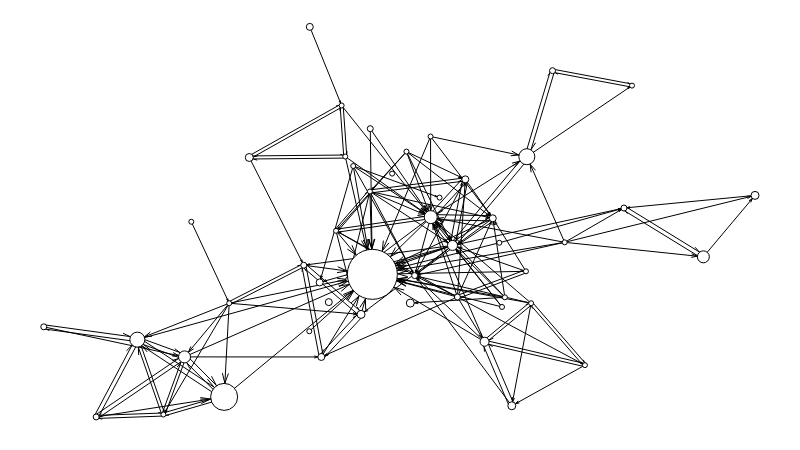

Notebook code for this chart:
### Code cell
time1 = '2019-11-11 17:00:00'
time2 = '2019-11-11 17:10:00'
game = '21779' # LOL

g1, sizes1 = make_time_graph(connection,time1,time2,game)
g1.scale_nodes_size(sizes1)
g1.move('kamada_kawai')
g1.label_nodes()
g1.set_all_nodes('labpos', 'hover')
g1.draw()

### Figure 1 — Plotly figure (JSON) as saved in the notebook; plotly's stock layout.template omitted (floating-point values rounded to 4 significant figures; data arrays with more than 128 entries replaced by an {"elided": "..."} marker saying what was removed)
{"data": [{"hoverinfo": "none", "line": {"color": "rgb(127, 127, 127)", "dash": "solid", "width": 0}, "mode": "lines", "type": "scatter", "uid": "fb05a254-fa73-4500-b3a6-23cda4b92e18", "x": [0.4982, 0.4982, null, 0, 1, null], "y": [0, 1, null, 0.4284, 0.4284, null]}, {"hoverinfo": "none", "line": {"color": "rgb(0, 0, 0)", "dash": "solid", "width": 1}, "mode": "lines", "type": "scatter", "uid": "d5d1daec-20d1-47e9-b9ba-21723ca212a5", "x": {"elided": "1344 float values"}, "y": {"elided": "1344 float values"}}, {"hoverinfo": "text", "marker": {"color": "rgb(255, 255, 255)", "line": {"color": "rgb(0, 0, 0)", "width": 1}, "size": 5, "symbol": "circle"}, "mode": "markers", "text": ["PG_Esports", "RandomBruceTV", "rhobalas_lol", "kev1nTV", "AdcShiiro", "yznb", "FabulousN", "RezoneGAMES", "ThaldrinLol", "OnlyGerier", "AdamKissAK", "PanunuLoL", "하로맨", "ClovaoBengala", "PinkWardlol", "피닉스박1", "순당무", "박옥자누나", "Metaphor", "Rakyz", "rainbrain", "Flanalistaa"], "textfont": {"color": "rgb(0, 0, 0)"}, "textposition": "middle center", "type": "scatter", "uid": "afafaaba-10ed-476a-b9a1-9415483bc82e", "x": [0.6405, 0.6443, 0.7324, 0.827, 0.5565, 0.4898, 0.4239, 0.5099, 0.4188, 0.4351, 0.5438, 0.4109, 0.2075, 0.6853, 0.4585, 0.2607, 0.3734, 0.1682, 0.4282, 0.678, 0.6483, 0.7609], "y": [0.4465, 0.282, 0.4477, 0.8495, 0.5623, 0.6238, 0.6675, 0.6802, 0.7984, 0.6434, 0.719, 0.4772, 0.5004, 0.2915, 0.578, 0.2915, 0.2196, 0.006176, 0.3532, 0.3733, 0.3067, 0.1327]}, {"hoverinfo": "text", "marker": {"color": "rgb(255, 255, 255)", "line": {"color": "rgb(0, 0, 0)", "width": 1}, "size": 12, "symbol": "circle"}, "mode": "markers", "text": ["Solary", "서새봄냥"], "textfont": {"color": "rgb(0, 0, 0)"}, "textposition": "middle center", "type": "scatter", "uid": "11162b2f-0e8c-4d7c-8175-2b5d72e3a25b", "x": [0.9274, 0.1979], "y": [0.4105, 0.1539]}, {"hoverinfo": "text", "marker": {"color": "rgb(255, 255, 255)", "line": {"color": "rgb(0, 0, 0)", "width": 1}, "size": 8, "symbol": "circle"}, "mode": "markers", "text": ["Corobizar", "pankylol", "スタンミ", "yeTz", "clid"], "textfont": {"color": "rgb(0, 0, 0)"}, "textposition": "middle center", "type": "scatter", "uid": "c77a331d-6a24-45a8-b589-5beafe70712c", "x": [1, 0.289, 0.5154, 0.6581, 0.4461], "y": [0.5679, 0.6652, 0.2919, 0.02861, 0.2629]}, {"hoverinfo": "text", "marker": {"color": "rgb(255, 255, 255)", "line": {"color": "rgb(0, 0, 0)", "width": 1}, "size": 6, "symbol": "circle"}, "mode": "markers", "text": ["Broeki1", "OgamingLoL", "Opat04", "루시아", "인간젤리", "grafo", "lol_Khan", "imaqtpie"], "textfont": {"color": "rgb(0, 0, 0)"}, "textposition": "middle center", "type": "scatter", "uid": "ebead4f1-0817-43af-a711-f80ef8caeb9e", "x": [0.7154, 0.8158, 0.4591, 0, 0.07368, 0.5816, 0.3656, 0.5215], "y": [0.8877, 0.5356, 0.7391, 0.231, 0, 0.3074, 0.389, 0.3623]}, {"hoverinfo": "text", "marker": {"color": "rgb(255, 255, 255)", "line": {"color": "rgb(0, 0, 0)", "width": 1}, "size": 16, "symbol": "circle"}, "mode": "markers", "text": ["NoWay4u_Sir"], "textfont": {"color": "rgb(0, 0, 0)"}, "textposition": "middle center", "type": "scatter", "uid": "11b5656b-2b6b-4d67-afdb-27a363aa4f91", "x": [0.6792], "y": [0.6671]}, {"hoverinfo": "text", "marker": {"color": "rgb(255, 255, 255)", "line": {"color": "rgb(0, 0, 0)", "width": 1}, "size": 7, "symbol": "circle"}, "mode": "markers", "text": ["AzunyanOzge", "Werlyb", "SoloRenektonOnly", "西門夜說", "테디이", "Shiphtur"], "textfont": {"color": "rgb(0, 0, 0)"}, "textposition": "middle center", "type": "scatter", "uid": "26d630a7-3b98-451d-8597-e3030f00c7a7", "x": [0.3741, 0.3879, 0.5927, 0.4007, 0.3903, 0.6313], "y": [1, 0.3449, 0.609, 0.2944, 0.1538, 0.5093]}, {"hoverinfo": "text", "marker": {"color": "rgb(255, 255, 255)", "line": {"color": "rgb(0, 0, 0)", "width": 1}, "size": 15, "symbol": "circle"}, "mode": "markers", "text": ["얍얍"], "textfont": {"color": "rgb(0, 0, 0)"}, "textposition": "middle center", "type": "scatter", "uid": "b2e5a832-ea4e-4b84-b45a-22ce3f60c8d1", "x": [0.1316], "y": [0.1982]}, {"hoverinfo": "text", "marker": {"color": "rgb(255, 255, 255)", "line": {"color": "rgb(0, 0, 0)", "width": 1}, "size": 27, "symbol": "circle"}, "mode": "markers", "text": ["한동숙"], "textfont": {"color": "rgb(0, 0, 0)"}, "textposition": "middle center", "type": "scatter", "uid": "e1d2506a-4e42-4729-9fd7-e242851bdb3f", "x": [0.2536], "y": [0.05137]}, {"hoverinfo": "text", "marker": {"color": "rgb(255, 255, 255)", "line": {"color": "rgb(0, 0, 0)", "width": 1}, "size": 10, "symbol": "circle"}, "mode": "markers", "text": ["IWillDominate"], "textfont": {"color": "rgb(0, 0, 0)"}, "textposition": "middle center", "type": "scatter", "uid": "b4c34d15-9bf8-468e-86c7-08bc2f566cef", "x": [0.5747], "y": [0.4396]}, {"hoverinfo": "text", "marker": {"color": "rgb(255, 255, 255)", "line": {"color": "rgb(0, 0, 0)", "width": 1}, "size": 50, "symbol": "circle"}, "mode": "markers", "text": ["Faker"], "textfont": {"color": "rgb(0, 0, 0)"}, "textposition": "middle center", "type": "scatter", "uid": "14e4c8a6-1f3e-4348-a08a-348aebcebac2", "x": [0.462], "y": [0.3656]}, {"hoverinfo": "text", "marker": {"color": "rgb(255, 255, 255)", "line": {"color": "rgb(0, 0, 0)", "width": 1}, "size": 13, "symbol": "circle"}, "mode": "markers", "text": ["TFBlade"], "textfont": {"color": "rgb(0, 0, 0)"}, "textposition": "middle center", "type": "scatter", "uid": "e13f0f12-2cab-478f-8d71-e092d6047a4b", "x": [0.5441], "y": [0.5123]}, {"hoverinfo": "text", "marker": {"color": "rgb(255, 255, 255)", "line": {"color": "rgb(0, 0, 0)", "width": 1}, "size": 9, "symbol": "circle"}, "mode": "markers", "text": ["jovirone"], "textfont": {"color": "rgb(0, 0, 0)"}, "textposition": "middle center", "type": "scatter", "uid": "325d0ee8-436a-454d-84da-34be38e6db4a", "x": [0.6198], "y": [0.1928]}, {"hoverinfo": "none", "mode": "text", "text": [], "textfont": {"color": "rgb(255, 255, 255)"}, "textposition": "middle center", "type": "scatter", "uid": "f9a0f167-7132-43bf-9442-5545c996406a", "x": [], "y": []}, {"hoverinfo": "none", "mode": "text", "text": [null, null, null, null, null, null, null, null, null, null, null, null, null, null, null, null, null, null, null, null, null, null, null, null, null, null, null, null, null, null, null, null, null, null, null, null, null, null, null, null, null, null, null, null, null, null, null, null, null, null], "textfont": {"color": "rgb(0, 0, 0)"}, "textposition": "middle center", "type": "scatter", "uid": "5c2dbb56-a97c-4f07-bcce-14c0127eca28", "x": [0.6405, 0.6443, 0.9274, 1, 0.7324, 0.827, 0.5565, 0.7154, 0.289, 0.6792, 0.8158, 0.3741, 0.4591, 0.4898, 0.4239, 0.3879, 0.5099, 0.4188, 0.4351, 0.5438, 0.4109, 0, 0.1316, 0.2075, 0.6853, 0.07368, 0.5927, 0.4585, 0.2536, 0.5747, 0.2607, 0.4007, 0.3734, 0.5154, 0.6581, 0.1979, 0.3903, 0.1682, 0.4282, 0.462, 0.678, 0.4461, 0.5816, 0.3656, 0.5441, 0.6198, 0.6483, 0.6313, 0.7609, 0.5215], "y": [0.4465, 0.282, 0.4105, 0.5679, 0.4477, 0.8495, 0.5623, 0.8877, 0.6652, 0.6671, 0.5356, 1, 0.7391, 0.6238, 0.6675, 0.3449, 0.6802, 0.7984, 0.6434, 0.719, 0.4772, 0.231, 0.1982, 0.5004, 0.2915, 0, 0.609, 0.578, 0.05137, 0.4396, 0.2915, 0.2944, 0.2196, 0.2919, 0.02861, 0.1539, 0.1538, 0.006176, 0.3532, 0.3656, 0.3733, 0.2629, 0.3074, 0.389, 0.5123, 0.1928, 0.3067, 0.5093, 0.1327, 0.3623]}, {"hoverinfo": "none", "mode": "text", "text": {"elided": "172 null values"}, "textfont": {"color": "rgb(0, 0, 0)"}, "textposition": "middle center", "type": "scatter", "uid": "d30b1cf5-8094-4196-8c9a-35a8b6ec041f", "x": {"elided": "172 float values"}, "y": {"elided": "172 float values"}}, {"hoverinfo": "none", "marker": {"color": "rgba(255, 255, 255, 0)", "line": {"color": "rgba(255, 255, 255, 0)", "width": 0}, "size": 0, "symbol": "circle"}, "mode": "markers", "type": "scatter", "uid": "18dc3233-bc1a-4986-8bd5-86ddfdfed9ae", "x": [0.5, 0, 1, 0.5], "y": [0, 0.5, 0.5, 1]}], "layout": {"height": 450, "margin": {"b": 0, "l": 0, "r": 0, "t": 0}, "plot_bgcolor": "rgb(255, 255, 255)", "showlegend": false, "width": 800, "xaxis": {"fixedrange": true, "showgrid": false, "showticklabels": false, "zeroline": false}, "yaxis": {"fixedrange": true, "showgrid": false, "showticklabels": false, "zeroline": false}}}
